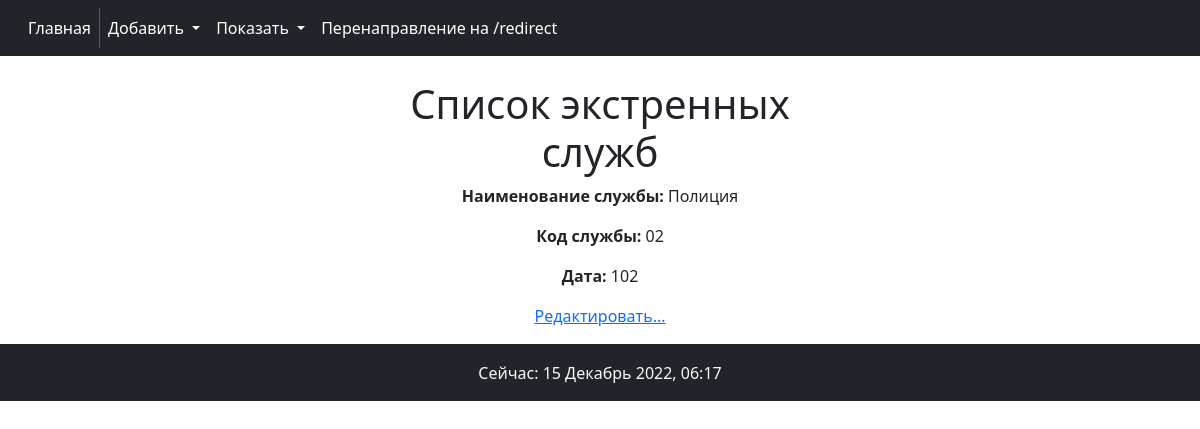
The page /service/1/ on the database its author committed.
### app112/models.py (models this page shows, shortened)
class EmergencyService(models.Model):
    title = models.CharField(max_length=255, verbose_name='Название')
    service_code = models.CharField(max_length=255, verbose_name='Код службы', blank=True)
    phone = models.PositiveBigIntegerField(verbose_name='Телефон', null=True)
    class Meta:
        verbose_name = 'Экстренная служба'
        verbose_name_plural = 'Экстренные службы'

### app112/views.py (the view)
# urls.py: path('service/<int:pk>/', get_service, name='get_service'),
def get_service(request, pk):
    service = get_object_or_404(models.EmergencyService, id=pk)
    context = {
        'service': service
    }
    return render(request, 'app112/service.html', context=context)

### app112/templates/app112/service.html
{% extends 'app112/base.html' %}
{% block content %}
<div class="text-center">
    <h1>Список экстренных служб</h1>
        <div>
            <p><b>Наименование службы:</b> {{service.title}} </p>
            <p><b>Код службы: </b> {{service.service_code}} </p>
            <p><b>Дата:</b> {{service.phone}}</p>
            <a href="{% url 'app112:edit_service' service.pk %}"> Редактировать...</a>
        </div>
    </div>
{% endblock %}

### rows shown on the page
EmergencyService: title "Полиция", service_code "02", phone "102"
